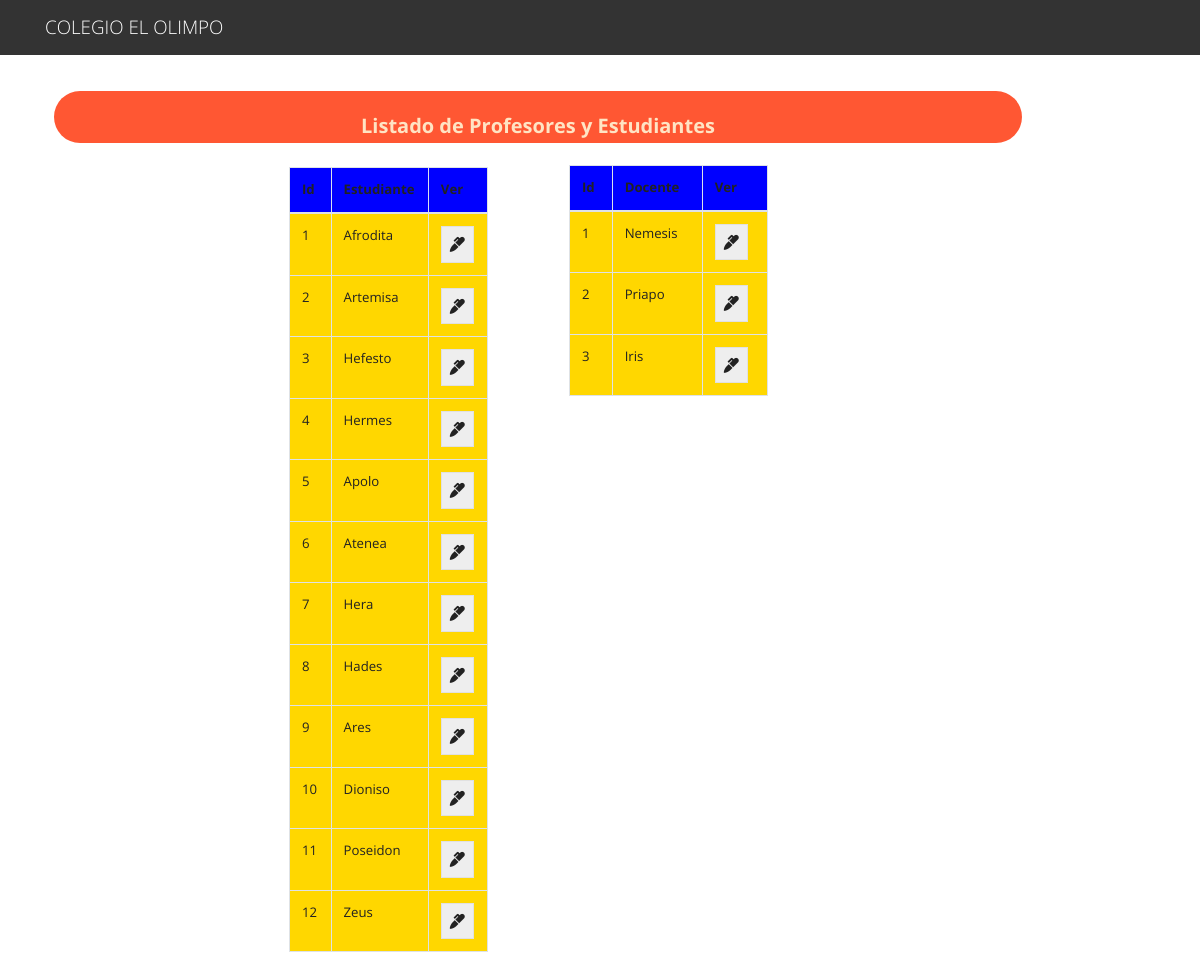
The page / on the database its author committed.
### tables this page shows
CREATE TABLE `profesor` (
  `id` int(11) NOT NULL,
  `nombre` varchar(100) NOT NULL
);

CREATE TABLE `estudiante` (
  `id` int(11) NOT NULL,
  `nombre` varchar(100) NOT NULL
);

### index.php (the view, shortened to what this page needs)
<?php include("db.php"); ?>
<?php include('includes/header.php'); ?>
<link href="estilos.css" rel="stylesheet" type="text/css">
<main class="container p-4">
  <div class="row">
    <div class="col-md-4">
    <div class="card card-body" id="lista1"><center>Listado de Profesores y Estudiantes</center></div><br>
    <div class="col-md-8" style="text-align:center;" id="table">
      <table class="table table-bordered" style="width:100%;text-align:left;background-color:gold;">
        <thead>
          <tr>
            <th style="background-color:blue">Id</th>
            <th style="background-color:blue">Docente</th>
            <th style="background-color:blue">Ver</th>
          </tr>
        </thead>
        <tbody>
          <?php
          $query = "SELECT * FROM profesor";
          $result_tasks = mysqli_query($conn, $query);
          while($row = mysqli_fetch_assoc($result_tasks)) { ?>
          <tr>
            <td><?php echo $row['id']; ?></td>
            <td><?php echo $row['nombre']; ?></td>
            <td>
              <form action="lista.php" method="post">
                <button class="btn btn-secondary"><i class="fas fa-marker"></i></button>
              </form>
            </td>
          </tr>
          <?php } ?>
        </tbody>
      </table>
    </div>
    <div class="col-md-8" style="text-align:center;" id="table_e">
      <table class="table table-bordered" style="width:100%;text-align:left;background-color:gold;">
        <thead>
          <tr>
            <th style="background-color:blue; width: 1000px;">Id</th>
            <th style="background-color:blue; width: 1000px;">Estudiante</th>
            <th style="background-color:blue; width: 1000px;">Ver</th>
          </tr>
        </thead>
        <tbody>
          <?php
          $query = "SELECT * FROM estudiante";
          $result_tasks = mysqli_query($conn, $query);
          while($row = mysqli_fetch_assoc($result_tasks)) { ?>
          <tr>
            <td><?php echo $row['id']; ?></td>
            <td><?php echo $row['nombre']; ?></td>
            <td>
              <form action="lista_estudiantes.php" method="post">
                <button class="btn btn-secondary"><i class="fas fa-marker"></i></button>
              </form>
            </td>
          </tr>
          <?php } ?>
        </tbody>
      </table>
    </div>
  </div>
</main>
<?php include('includes/footer.php'); ?>

### includes/header.php (shortened to what this page needs)
<!DOCTYPE html>
<html lang="en">
  <head>
    <link rel="stylesheet" href="https://bootswatch.com/4/yeti/bootstrap.min.css">
    <link rel="stylesheet" href="https://use.fontawesome.com/releases/v5.6.3/css/all.css">
  </head>
  <body>
    <nav class="navbar navbar-dark bg-dark">
      <div class="container">
        <a class="navbar-brand" href="index.php">COLEGIO EL OLIMPO</a>
      </div>
    </nav>

### includes/footer.php (shortened to what this page needs)
</body>
</html>

### estilos.css (style rules this page uses)
#lista1 { height: 52px; width: 968px; color: bisque; font-size: 20px; margin-top: 12px; text-align: center; background-color: #FF5733; font-weight: bold; border: 2px; border-radius: 50px 50px; }
#table { margin: 0 auto; margin-left: 500px; border-collapse: collapse; }
#table_e { margin-top:-245px; margin-left: 220px; border-collapse: collapse; }

### rows shown on the page
profesor: id "1", nombre "Nemesis"
profesor: id "2", nombre "Priapo"
profesor: id "3", nombre "Iris"
estudiante: id "1", nombre "Afrodita"
estudiante: id "2", nombre "Artemisa"
estudiante: id "3", nombre "Hefesto"
estudiante: id "4", nombre "Hermes"
estudiante: id "5", nombre "Apolo"
estudiante: id "6", nombre "Atenea"
estudiante: id "7", nombre "Hera"
estudiante: id "8", nombre "Hades"
estudiante: id "9", nombre "Ares"
estudiante: id "10", nombre "Dioniso"
estudiante: id "11", nombre "Poseidon"
estudiante: id "12", nombre "Zeus"
